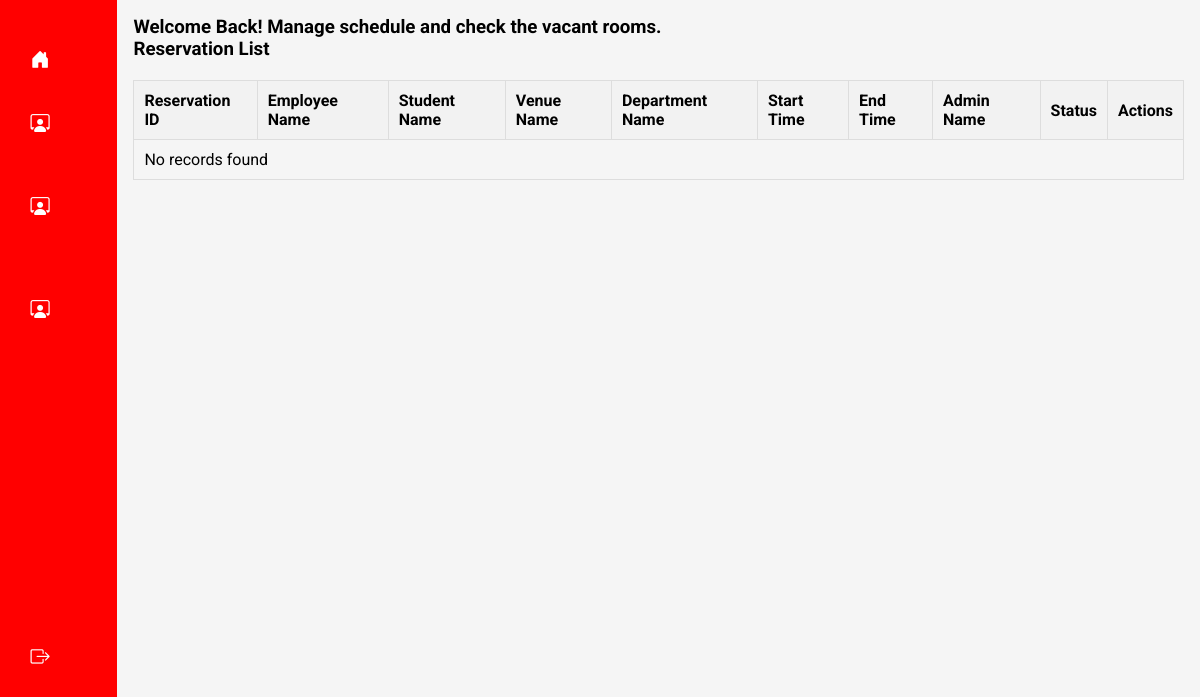
The app's page /, older data.
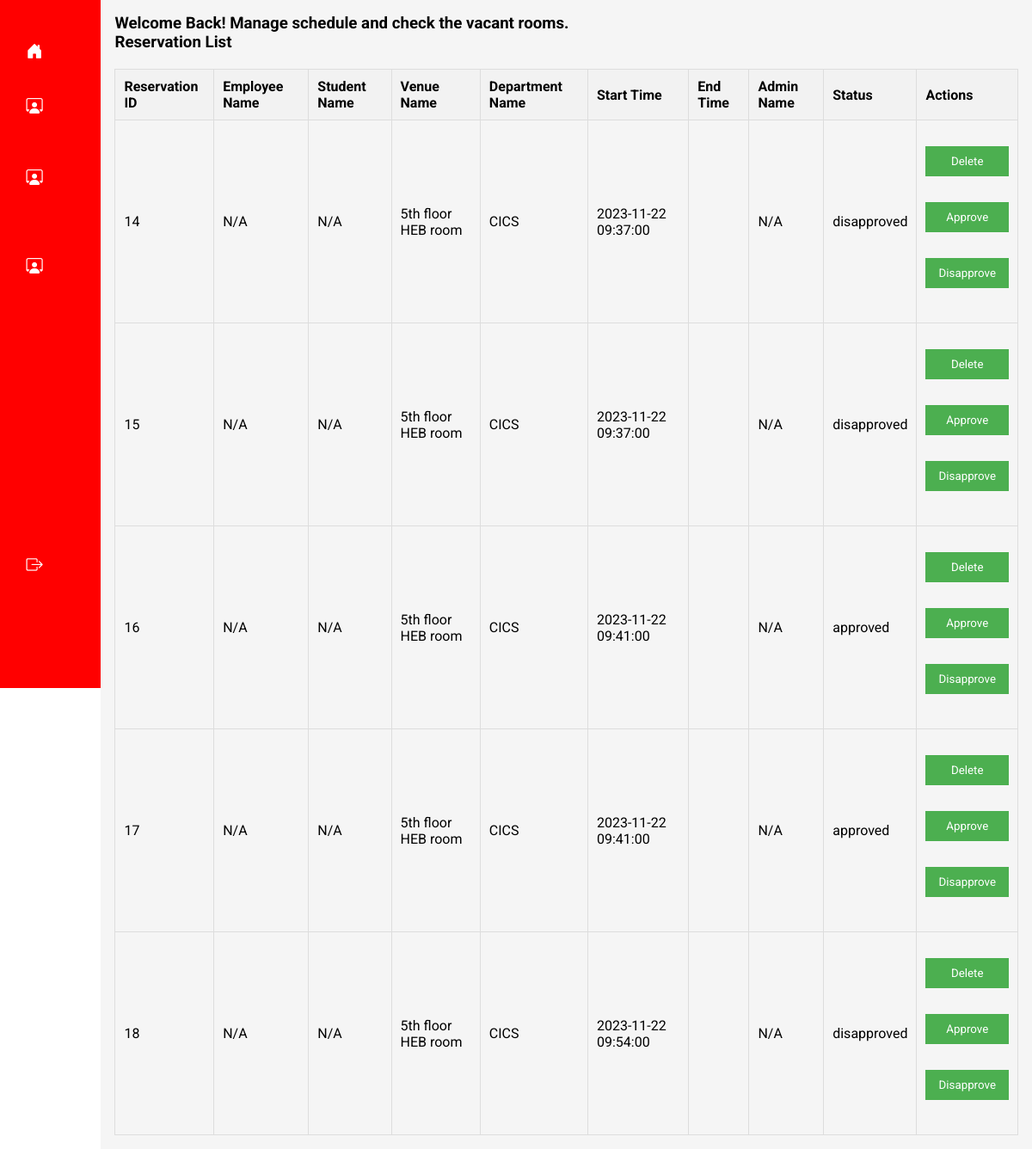
The same page, newer data.
### tables this page shows
CREATE TABLE `reservations` (
  `reservation_id` int(11) NOT NULL,
  `teacher_id` int(11) DEFAULT NULL,
  `student_id` int(11) DEFAULT NULL,
  `venue_id` int(11) DEFAULT NULL,
  `department_id` int(11) DEFAULT NULL,
  `start_time` datetime DEFAULT NULL,
  `end_time` datetime DEFAULT NULL,
  `status` varchar(50) DEFAULT NULL
);

CREATE TABLE `venues` (
  `venue_id` int(11) NOT NULL,
  `venue_name` varchar(255) NOT NULL
);

CREATE TABLE `departments` (
  `department_id` int(11) NOT NULL,
  `department_name` varchar(255) NOT NULL
);

### index.php (the view, shortened to what this page needs)
<?php
$servername = "localhost";
$username = "root";
$password = "";
$dbname = "db_nt3101";
$conn = new mysqli($servername, $username, $password, $dbname);
$select_query = "SELECT r.*, e.firstname as emp_name, s.firstname as stud_name, a.full_name as admin_name,
                 v.venue_name, d.department_name
                 FROM reservations r
                 LEFT JOIN tbempinfo e ON r.empid = e.empid
                 LEFT JOIN tbstudinfo s ON r.studid = s.studid
                 LEFT JOIN tb_admin a ON r.adminid = a.adminid
                 LEFT JOIN venues v ON r.venue_id = v.venue_id
                 LEFT JOIN departments d ON r.department_id = d.department_id";
$result = $conn->query($select_query);
?>
<!DOCTYPE html>
<html lang="en">
<head>
    <link rel="stylesheet" href="https://cdn.jsdelivr.net/npm/bootstrap-icons@1.11.1/font/bootstrap-icons.css">
    <link rel="stylesheet" href="style1.css">
</head>
<body>
    <div class="container">
        <ul class="navigation">
            <li>
                <a href="index.php">
                    <i class="bi bi-house-door-fill"></i>
                </a>
            </li>
            <li>
                <a href="#" onclick="toggleContent()">
                    <i class="bi bi-person-workspace"></i>
                </a>
            </li>
            <li>
                <a href="process_teacher_info.php" onclick="toggleContent()">
                    <i class="bi bi-person-workspace"></i>
                </a>
            </li>
            <li>
                <a href="studentregistration_form.php" onclick="toggleContent()">
                    <i class="bi bi-person-workspace"></i>
                </a>
            </li>
            <li class="logout">
                <a href="login.php">
                    <i class="bi bi-box-arrow-right"></i>
                </a>
            </li>
        </ul>
    </div>
    <div class="main-content">
        <div class="cardcontainer">
            <h3>Welcome Back! Manage schedule and check the vacant rooms.</h3>
            <h3>Reservation List</h3>
            <table border="1">
                <tr>
                    <th>Reservation ID</th>
                    <th>Employee Name</th>
                    <th>Student Name</th>
                    <th>Venue Name</th>
                    <th>Department Name</th>
                    <th>Start Time</th>
                    <th>End Time</th>
                    <th>Admin Name</th>
                    <th>Status</th>
                    <th>Actions</th>
                </tr>
                <?php
                while ($row = $result->fetch_assoc()) {
                    echo "<tr>";
                    echo "<td>" . $row["reservation_id"] . "</td>";
                    echo "<td>" . ($row["emp_name"] ? $row["emp_name"] : "N/A") . "</td>";
                    echo "<td>" . ($row["stud_name"] ? $row["stud_name"] : "N/A") . "</td>";
                    echo "<td>" . $row["venue_name"] . "</td>";
                    echo "<td>" . $row["department_name"] . "</td>";
                    echo "<td>" . $row["start_time"] . "</td>";
                    echo "<td>" . $row["end_time"] . "</td>";
                    echo "<td>" . ($row["admin_name"] ? $row["admin_name"] : "N/A") . "</td>";
                    echo "<td>" . $row["status"] . "</td>";
                    echo "<td>";
                    echo "<form action='index.php' method='post'>";
                    echo "<input type='submit' value='Delete' onclick='return confirm(\"Are you sure?\")'>";
                    echo "</form>";
                    echo "<form action='' method='post'>";
                    echo "<input type='submit' value='Approve'>";
                    echo "</form>";
                    echo "<form action='' method='post'>";
                    echo "<input type='submit' value='Disapprove'>";
                    echo "</form>";
                    echo "</td>";
                    echo "</tr>";
                }
                if ($result->num_rows === 0) {
                    echo "<tr><td colspan='10'>No records found</td></tr>";
                }
                ?>
            </table>
        </div>
    </div>
</body>
</html>

Row changes from the older to the newer data that the page shows:
added reservations: reservation_id "14", venue.venue_name "5th floor HEB room", department.department_name "CICS", start_time "2023-11-22 09:37:00", status "disapproved"
added reservations: reservation_id "15", venue.venue_name "5th floor HEB room", department.department_name "CICS", start_time "2023-11-22 09:37:00", status "disapproved"
added reservations: reservation_id "16", venue.venue_name "5th floor HEB room", department.department_name "CICS", start_time "2023-11-22 09:41:00", status "approved"
added reservations: reservation_id "17", venue.venue_name "5th floor HEB room", department.department_name "CICS", start_time "2023-11-22 09:41:00", status "approved"
added reservations: reservation_id "18", venue.venue_name "5th floor HEB room", department.department_name "CICS", start_time "2023-11-22 09:54:00", status "disapproved"
Text that changed along with them:
text no longer shown: "No records found"
